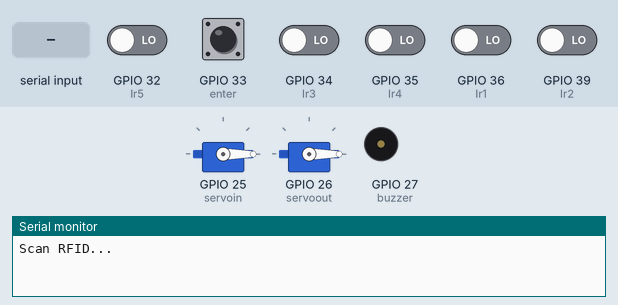
Recording of a sketch running on a simulated ESP32. On the bench: 2 × servo, buzzer (waves = sounding, pin HIGH), the last lines printed to the serial monitor. The inputs (shaded band) are chosen by the test bench; at power-on: GPIO 33 (enter) HIGH, GPIO 32 (Ir5), GPIO 34 (Ir3), GPIO 35 (Ir4), GPIO 36 (Ir1), GPIO 39 (Ir2) LOW. Nothing arrives over Bluetooth unless stated.

Above: at 1.2 s.
1.3 s: "A" received over the second serial link
At 2.6 s:
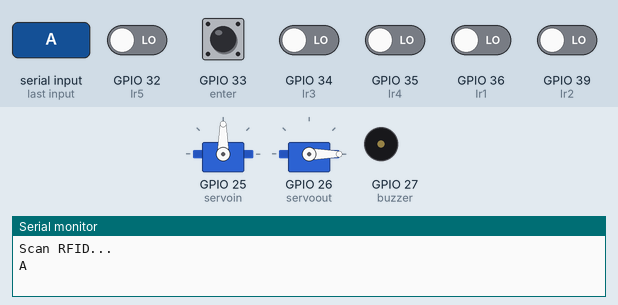
4.6 s: "C" received over the second serial link
At 6.5 s:
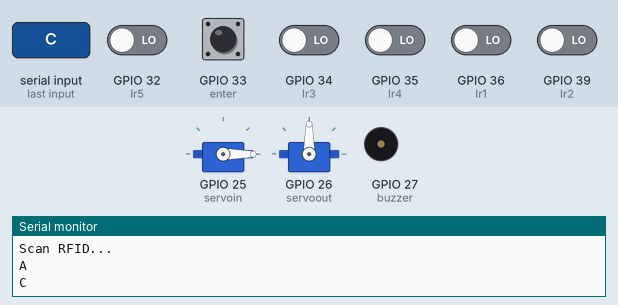
8.7 s: "T" received over the second serial link
At 10.0 s:
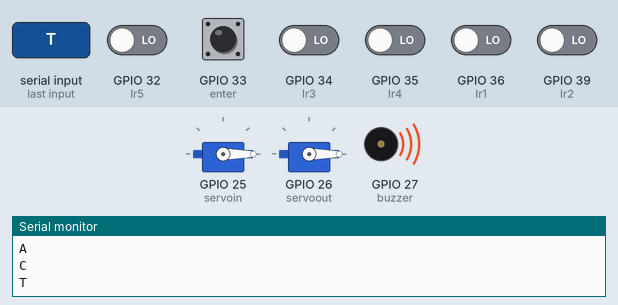
Timing chart, 0 to 11.8 s (numbered marks = the images above; inputs shaded):
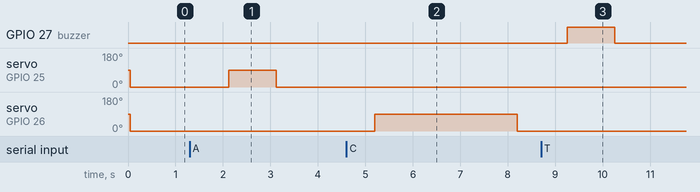

Measured:
- after the input at 1.3 s, servo on GPIO 25 (servoin): 0° → 90° after 0.83 s, → 0° 1.0 s later
- after the input at 4.6 s, servo on GPIO 26 (servoout): 0° → 90° after 0.60 s, → 0° 3.0 s later
- after the input at 8.7 s, GPIO 27 (buzzer): LOW → HIGH after 0.55 s, → LOW 1.0 s later

The sketch:

arduino.ino
```cpp
#include <BluetoothSerial.h>
#include <SPI.h>
#include <MFRC522.h>
#include <ESP32Servo.h>

#define SS_PIN  2
#define RST_PIN 15
#define Ir1 36
#define Ir2 39
#define Ir3 34
#define Ir4 35
#define buzzer 27

#define enter 33
#define Ir5 32

int bin = 0;
Servo servoin ;
Servo servoout ;

BluetoothSerial SerialBT;
MFRC522 mfrc522(SS_PIN, RST_PIN);

char t ;

void setup() {
  Serial.begin(115200);
  SerialBT.begin("ESP32_RFID"); // Name of the Bluetooth device
  pinMode(Ir1, INPUT);
  pinMode(Ir2, INPUT);
  pinMode(Ir3, INPUT);
  pinMode(Ir4, INPUT);
  pinMode(buzzer, OUTPUT);

  pinMode(enter, INPUT);
  pinMode(Ir5, INPUT);

  servoin.attach(25);
  servoout.attach(26);

  SPI.begin();
  mfrc522.PCD_Init();
  Serial.println("Scan RFID...");
}

void loop() {
    t = 0;

   servoin.write(0);
   servoout.write(0);

  if (mfrc522.PICC_IsNewCardPresent() && mfrc522.PICC_ReadCardSerial()) {
    String rfid = "";
    for (byte i = 0; i < mfrc522.uid.size; i++) {
      rfid += String(mfrc522.uid.uidByte[i], HEX);  }
    Serial.print(rfid);
    SerialBT.println(rfid); // Send over Bluetooth
    delay(1000); }

  if (digitalRead(enter) == bin ){
    SerialBT.println("car enter");
    delay(1000); }

  if(SerialBT.available()){
  t = SerialBT.read();
  Serial.println(t); }

  if (t == 'A'){
   servoin.write(90); }

  if (t == 'C'){
  servoout.write(90);
  delay(2000); }

  if (t == 'T'){
    digitalWrite(buzzer, HIGH);
    delay(1000);
    digitalWrite(buzzer, LOW);}

  String sensor1String = String(digitalRead(Ir1));
  String sensor2String = String(digitalRead(Ir2));
  String sensor3String = String(digitalRead(Ir3));
  String sensor4String = String(digitalRead(Ir4));
  String sensor5String = String(digitalRead(Ir5));

  String transmitString = sensor1String + "," + sensor2String + "," + sensor3String + "," + sensor4String + "," + sensor5String ;
  SerialBT.println(transmitString);

  delay(1000);  }
```
